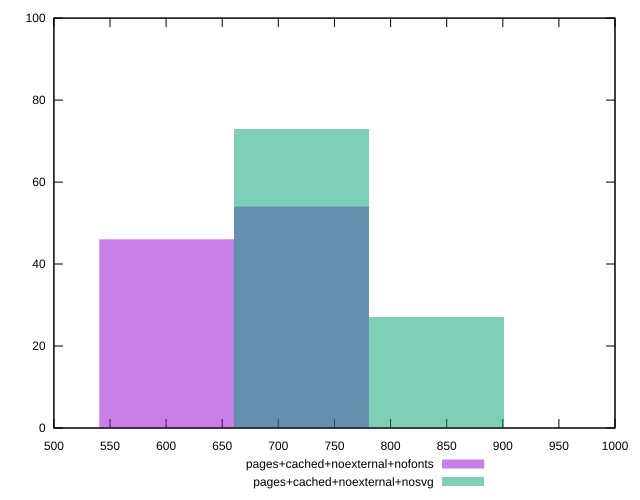

Write the gnuplot code that produced this figure.
reset
set terminal svg size 640, 500 enhanced background rgb 'white'
set output "report_00007_2020-12-11T15:55:29.892Z/mainthread-work-breakdown/comparison/histogram/6_vs_7.svg"

$pagesCachedNoexternalNofonts <<EOF
720.5911392291636 54
600.492616024303 46
EOF

$pagesCachedNoexternalNosvg <<EOF
720.5911392291636 73
840.6896624340242 27
EOF

set key outside below
set boxwidth 120.0985232048606
set yrange [0:100]
set style fill transparent solid 0.5 noborder

plot \
  $pagesCachedNoexternalNofonts title "pages+cached+noexternal+nofonts" with boxes, \
  $pagesCachedNoexternalNosvg title "pages+cached+noexternal+nosvg" with boxes, \


reset
